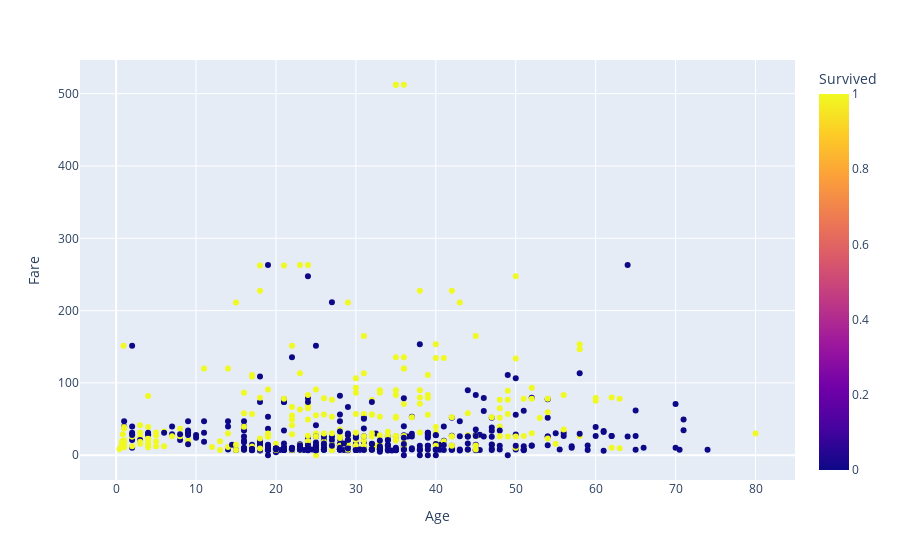

The cell this chart's notebook holds for it:
### Markdown cell above
**Scatter Plot**

### Code cell
# interactive scatter: Age vs Fare colored by Survived
import plotly.express as px 
if set(['Age', 'Fare', 'Survived']).issubset(data.columns):
    fig = px.scatter(
        data, 
        x='Age', 
        y='Fare', 
        color='Survived', 
        hover_data=['Name', 'Pclass']
    )
    fig.show()

### Figure 1 — Plotly figure (JSON) as saved in the notebook; plotly's stock layout.template omitted (floating-point values rounded to 4 significant figures; data arrays with more than 128 entries replaced by an {"elided": "..."} marker saying what was removed)
{"data": [{"customdata": {"elided": "891x2 mixed values"}, "hovertemplate": "Age=%{x}<br>Fare=%{y}<br>Name=%{customdata[0]}<br>Pclass=%{customdata[1]}<br>Survived=%{marker.color}<extra></extra>", "legendgroup": "", "marker": {"color": {"elided": "891 int values"}, "coloraxis": "coloraxis", "symbol": "circle"}, "mode": "markers", "name": "", "orientation": "v", "showlegend": false, "type": "scatter", "x": {"elided": "891 float values"}, "xaxis": "x", "y": {"elided": "891 float values"}, "yaxis": "y"}], "layout": {"autosize": true, "coloraxis": {"colorbar": {"title": {"text": "Survived"}}, "colorscale": [[0, "#0d0887"], [0.1111, "#46039f"], [0.2222, "#7201a8"], [0.3333, "#9c179e"], [0.4444, "#bd3786"], [0.5556, "#d8576b"], [0.6667, "#ed7953"], [0.7778, "#fb9f3a"], [0.8889, "#fdca26"], [1, "#f0f921"]]}, "legend": {"tracegroupgap": 0}, "margin": {"t": 60}, "xaxis": {"anchor": "y", "autorange": true, "domain": [0, 1], "range": [-4.583, 85.0], "title": {"text": "Age"}, "type": "linear"}, "yaxis": {"anchor": "x", "autorange": true, "domain": [0, 1], "range": [-39.67, 552.0], "title": {"text": "Fare"}, "type": "linear"}}}
